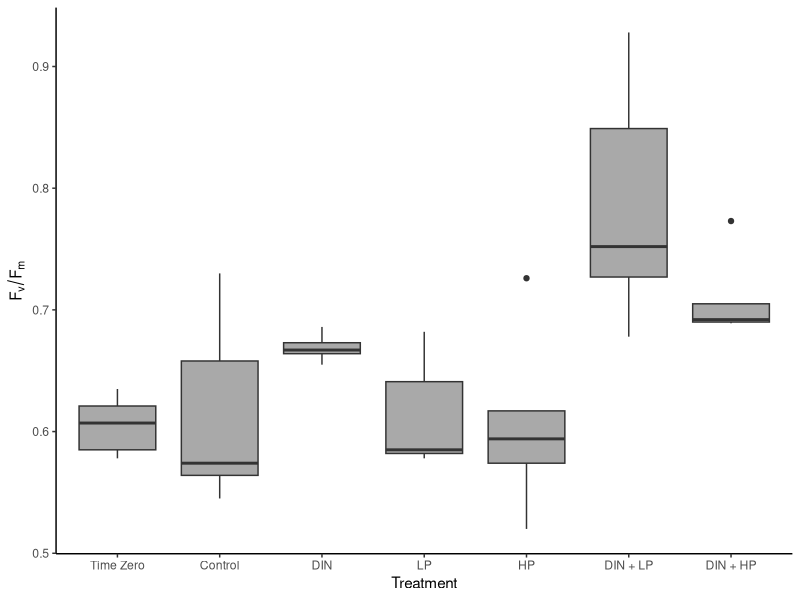

Reproduce this figure in R. (Note: this script raises an error after producing the figure.)
#2023-008-22
#practice with PAM data - Bioassay 2 (06/06-08/23)

library(tidyverse)
library(dplyr)
library(lubridate)
library(readxl)
library(ggplot2)
library(car)
library(rstatix)

#import data

bioassay_2_PAM = read_excel("data/2023-06-08_bioassay_2.xlsx", sheet = "PAM")

summary(bioassay_2_PAM)
glimpse(bioassay_2_PAM)

#find average per treatment

bioassay_2_PAM_avg = bioassay_2_PAM %>%
  group_by(Other) %>%
  summarise(mean_FvFm = mean(FvFm))

bioassay_2_PAM_avg

#boxplot5

bioassay_2_fig_5 = ggplot() +
  geom_boxplot(aes(x = fct_relevel(Other, "T_0", "Control", "DIN", "LP", "HP", "DIN_LP", "DIN_HP"), 
                   y = FvFm),
               fill = "darkgrey",
               data = bioassay_2_PAM) +
  xlab("Treatment") +
  ylab(expression(F[v]/F[m])) +
  scale_x_discrete(labels= c("T_0" = "Time Zero", "Control" = "Control", "DIN" = "DIN", "LP" = "LP", "HP" = "HP", "DIN_LP" = "DIN + LP", "DIN_HP" = "DIN + HP")) +
  theme_classic() 
ggsave(bioassay_2_fig_5, filename = "figures/bioassay_2_fig_5.png",
       device = "png", height = 7, width = 11)

#anova to compare treatments

leveneTest(bioassay_2_PAM$FvFm ~ bioassay_2_PAM$Other)

oneway.test(FvFm ~ Other,
            data = bioassay_2_PAM,
            var.equal = TRUE)

oneway.test(FvFm ~ Other,
            data = bioassay_2_PAM,
            var.equal = FALSE)

bioassay_2_PAM_ANOVA = aov(FvFm~Other, data=bioassay_2_PAM)

bioassay_2_PAM_ANOVA

summary(bioassay_2_PAM_ANOVA)

bioassay_2_Tukey_PAM = tukey_hsd(bioassay_2_PAM_ANOVA, conf.level = 0.95)

print(bioassay_2_Tukey_PAM, n = 25)

bioassay_2_post_hoc = games_howell_test(formula = FvFm ~ Other,
                                        data = bioassay_2_PAM, 
                                        conf.level = 0.95, 
                                        detailed = FALSE)

print(bioassay_2_post_hoc, n = 22)

shapiro.test(bioassay_2_PAM$FvFm)

#import transformed data

PAM = read_excel("data/2023-11-17_All_Bioassay_PAM.xlsx", sheet = "all")

summary(PAM)
glimpse(PAM)

PAM_2 = PAM[, 1-35]

shapiro.test(PAM_2$Fv_Fm)

shapiro.test(PAM_2$ln_FvFm)

shapiro.test(PAM_2$inverse)

ks.test(PAM_2$Fv_Fm, PAM_2$Treatment)

leveneTest(bioassay_2_PAM$FvFm ~ bioassay_2_PAM$Other)

